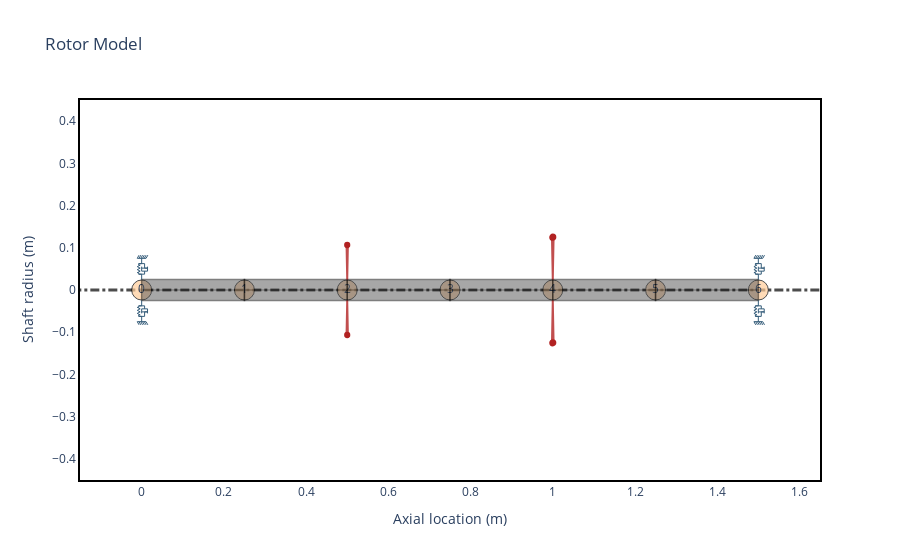

This figure's notebook cell:
### Code cell
L = 0.25
N = 6
idl = 0
odl = 0.05

shaft = [rs.ShaftElement(L=L, idl=idl, odl=odl, material=steel) for i in range(N)]
bearings = [
    rs.CylindricalBearing(
        n=0,
        speed=Q_(list(range(0, 5000, 50)), "RPM"),
        weight=525,
        bearing_length=Q_(30, "mm"),
        journal_diameter=Q_(100, "mm"),
        radial_clearance=Q_(0.1, "mm"),
        oil_viscosity=0.1,
    ),
    rs.CylindricalBearing(
        n=len(shaft),
        speed=Q_(list(range(0, 5000, 50)), "RPM"),
        weight=525,
        bearing_length=Q_(30, "mm"),
        journal_diameter=Q_(100, "mm"),
        radial_clearance=Q_(0.1, "mm"),
        oil_viscosity=0.1,
    ),    
]
disks = [
    rs.DiskElement.from_geometry(
        n=2, material=steel, width=0.07, i_d=odl, o_d=0.28, scale_factor="mass"
    ),
    rs.DiskElement.from_geometry(
        n=4, material=steel, width=0.07, i_d=odl, o_d=0.35, scale_factor="mass"
    ),
]

rotor = rs.Rotor(shaft_elements=shaft, disk_elements=disks, bearing_elements=bearings)
rotor.plot_rotor()

### Figure 1 — Plotly figure (JSON) as saved in the notebook; plotly's stock layout.template omitted (floating-point values rounded to 4 significant figures)
{"data": [{"hoverinfo": "none", "line": {"color": "black", "dash": "dashdot", "width": 3.0}, "mode": "lines", "opacity": 0.7, "showlegend": false, "type": "scatter", "x": [-0.3, 1.8], "y": [0, 0]}, {"hoverinfo": "none", "marker": {"color": "#ffcc99", "line": {"color": "black", "width": 1.0}, "opacity": 0.7, "size": 20}, "mode": "markers+text", "showlegend": false, "text": ["0", "1", "2", "3", "4", "5", "6"], "type": "scatter", "x": [0.0, 0.25, 0.5, 0.75, 1.0, 1.25, 1.5], "y": [0.0, 0.0, 0.0, 0.0, 0.0, 0.0, 0.0]}, {"customdata": [[0, 0.05, 0.0, 0.05, 0.0, 0.25, "steel"], [0, 0.05, 0.0, 0.05, 0.0, 0.25, "steel"], [0, 0.05, 0.0, 0.05, 0.0, 0.25, "steel"], [0, 0.05, 0.0, 0.05, 0.0, 0.25, "steel"], [0, 0.05, 0.0, 0.05, 0.0, 0.25, "steel"], [0, 0.05, 0.0, 0.05, 0.0, 0.25, "steel"], [0, 0.05, 0.0, 0.05, 0.0, 0.25, "steel"], [0, 0.05, 0.0, 0.05, 0.0, 0.25, "steel"], [0, 0.05, 0.0, 0.05, 0.0, 0.25, "steel"], [0, 0.05, 0.0, 0.05, 0.0, 0.25, "steel"]], "fill": "toself", "fillcolor": "#525252", "hoverinfo": "text", "hoverlabel": {"bgcolor": "#525252"}, "hoveron": "points+fills", "hovertemplate": "Element Number: 0<br>Left Outer Diameter: 0.05 m<br>Left Inner Diameter: 0.0 m<br>Right Outer Diameter: 0.05 m<br>Right Inner Diameter: 0.0 m<br>Element Length: 0.25 m<br>Material: steel<br>", "legendgroup": "Shaft", "line": {"color": "black", "width": 1.5}, "mode": "lines", "name": "ShaftElement 0", "opacity": 0.5, "showlegend": false, "text": "Element Number: 0<br>Left Outer Diameter: 0.05 m<br>Left Inner Diameter: 0.0 m<br>Right Outer Diameter: 0.05 m<br>Right Inner Diameter: 0.0 m<br>Element Length: 0.25 m<br>Material: steel<br>", "type": "scatter", "x": [0.0, 0.0, 0.25, 0.25, 0.0, 0.0, 0.0, 0.25, 0.25, 0.0], "y": [0.0, 0.025, 0.025, 0.0, 0.0, -0.0, -0.025, -0.025, -0.0, -0.0]}, {"customdata": [[1, 0.05, 0.0, 0.05, 0.0, 0.25, "steel"], [1, 0.05, 0.0, 0.05, 0.0, 0.25, "steel"], [1, 0.05, 0.0, 0.05, 0.0, 0.25, "steel"], [1, 0.05, 0.0, 0.05, 0.0, 0.25, "steel"], [1, 0.05, 0.0, 0.05, 0.0, 0.25, "steel"], [1, 0.05, 0.0, 0.05, 0.0, 0.25, "steel"], [1, 0.05, 0.0, 0.05, 0.0, 0.25, "steel"], [1, 0.05, 0.0, 0.05, 0.0, 0.25, "steel"], [1, 0.05, 0.0, 0.05, 0.0, 0.25, "steel"], [1, 0.05, 0.0, 0.05, 0.0, 0.25, "steel"]], "fill": "toself", "fillcolor": "#525252", "hoverinfo": "text", "hoverlabel": {"bgcolor": "#525252"}, "hoveron": "points+fills", "hovertemplate": "Element Number: 1<br>Left Outer Diameter: 0.05 m<br>Left Inner Diameter: 0.0 m<br>Right Outer Diameter: 0.05 m<br>Right Inner Diameter: 0.0 m<br>Element Length: 0.25 m<br>Material: steel<br>", "legendgroup": "Shaft", "line": {"color": "black", "width": 1.5}, "mode": "lines", "name": "ShaftElement 1", "opacity": 0.5, "showlegend": false, "text": "Element Number: 1<br>Left Outer Diameter: 0.05 m<br>Left Inner Diameter: 0.0 m<br>Right Outer Diameter: 0.05 m<br>Right Inner Diameter: 0.0 m<br>Element Length: 0.25 m<br>Material: steel<br>", "type": "scatter", "x": [0.25, 0.25, 0.5, 0.5, 0.25, 0.25, 0.25, 0.5, 0.5, 0.25], "y": [0.0, 0.025, 0.025, 0.0, 0.0, -0.0, -0.025, -0.025, -0.0, -0.0]}, {"customdata": [[2, 0.05, 0.0, 0.05, 0.0, 0.25, "steel"], [2, 0.05, 0.0, 0.05, 0.0, 0.25, "steel"], [2, 0.05, 0.0, 0.05, 0.0, 0.25, "steel"], [2, 0.05, 0.0, 0.05, 0.0, 0.25, "steel"], [2, 0.05, 0.0, 0.05, 0.0, 0.25, "steel"], [2, 0.05, 0.0, 0.05, 0.0, 0.25, "steel"], [2, 0.05, 0.0, 0.05, 0.0, 0.25, "steel"], [2, 0.05, 0.0, 0.05, 0.0, 0.25, "steel"], [2, 0.05, 0.0, 0.05, 0.0, 0.25, "steel"], [2, 0.05, 0.0, 0.05, 0.0, 0.25, "steel"]], "fill": "toself", "fillcolor": "#525252", "hoverinfo": "text", "hoverlabel": {"bgcolor": "#525252"}, "hoveron": "points+fills", "hovertemplate": "Element Number: 2<br>Left Outer Diameter: 0.05 m<br>Left Inner Diameter: 0.0 m<br>Right Outer Diameter: 0.05 m<br>Right Inner Diameter: 0.0 m<br>Element Length: 0.25 m<br>Material: steel<br>", "legendgroup": "Shaft", "line": {"color": "black", "width": 1.5}, "mode": "lines", "name": "ShaftElement 2", "opacity": 0.5, "showlegend": false, "text": "Element Number: 2<br>Left Outer Diameter: 0.05 m<br>Left Inner Diameter: 0.0 m<br>Right Outer Diameter: 0.05 m<br>Right Inner Diameter: 0.0 m<br>Element Length: 0.25 m<br>Material: steel<br>", "type": "scatter", "x": [0.5, 0.5, 0.75, 0.75, 0.5, 0.5, 0.5, 0.75, 0.75, 0.5], "y": [0.0, 0.025, 0.025, 0.0, 0.0, -0.0, -0.025, -0.025, -0.0, -0.0]}, {"customdata": [[3, 0.05, 0.0, 0.05, 0.0, 0.25, "steel"], [3, 0.05, 0.0, 0.05, 0.0, 0.25, "steel"], [3, 0.05, 0.0, 0.05, 0.0, 0.25, "steel"], [3, 0.05, 0.0, 0.05, 0.0, 0.25, "steel"], [3, 0.05, 0.0, 0.05, 0.0, 0.25, "steel"], [3, 0.05, 0.0, 0.05, 0.0, 0.25, "steel"], [3, 0.05, 0.0, 0.05, 0.0, 0.25, "steel"], [3, 0.05, 0.0, 0.05, 0.0, 0.25, "steel"], [3, 0.05, 0.0, 0.05, 0.0, 0.25, "steel"], [3, 0.05, 0.0, 0.05, 0.0, 0.25, "steel"]], "fill": "toself", "fillcolor": "#525252", "hoverinfo": "text", "hoverlabel": {"bgcolor": "#525252"}, "hoveron": "points+fills", "hovertemplate": "Element Number: 3<br>Left Outer Diameter: 0.05 m<br>Left Inner Diameter: 0.0 m<br>Right Outer Diameter: 0.05 m<br>Right Inner Diameter: 0.0 m<br>Element Length: 0.25 m<br>Material: steel<br>", "legendgroup": "Shaft", "line": {"color": "black", "width": 1.5}, "mode": "lines", "name": "ShaftElement 3", "opacity": 0.5, "showlegend": false, "text": "Element Number: 3<br>Left Outer Diameter: 0.05 m<br>Left Inner Diameter: 0.0 m<br>Right Outer Diameter: 0.05 m<br>Right Inner Diameter: 0.0 m<br>Element Length: 0.25 m<br>Material: steel<br>", "type": "scatter", "x": [0.75, 0.75, 1.0, 1.0, 0.75, 0.75, 0.75, 1.0, 1.0, 0.75], "y": [0.0, 0.025, 0.025, 0.0, 0.0, -0.0, -0.025, -0.025, -0.0, -0.0]}, {"customdata": [[4, 0.05, 0.0, 0.05, 0.0, 0.25, "steel"], [4, 0.05, 0.0, 0.05, 0.0, 0.25, "steel"], [4, 0.05, 0.0, 0.05, 0.0, 0.25, "steel"], [4, 0.05, 0.0, 0.05, 0.0, 0.25, "steel"], [4, 0.05, 0.0, 0.05, 0.0, 0.25, "steel"], [4, 0.05, 0.0, 0.05, 0.0, 0.25, "steel"], [4, 0.05, 0.0, 0.05, 0.0, 0.25, "steel"], [4, 0.05, 0.0, 0.05, 0.0, 0.25, "steel"], [4, 0.05, 0.0, 0.05, 0.0, 0.25, "steel"], [4, 0.05, 0.0, 0.05, 0.0, 0.25, "steel"]], "fill": "toself", "fillcolor": "#525252", "hoverinfo": "text", "hoverlabel": {"bgcolor": "#525252"}, "hoveron": "points+fills", "hovertemplate": "Element Number: 4<br>Left Outer Diameter: 0.05 m<br>Left Inner Diameter: 0.0 m<br>Right Outer Diameter: 0.05 m<br>Right Inner Diameter: 0.0 m<br>Element Length: 0.25 m<br>Material: steel<br>", "legendgroup": "Shaft", "line": {"color": "black", "width": 1.5}, "mode": "lines", "name": "ShaftElement 4", "opacity": 0.5, "showlegend": false, "text": "Element Number: 4<br>Left Outer Diameter: 0.05 m<br>Left Inner Diameter: 0.0 m<br>Right Outer Diameter: 0.05 m<br>Right Inner Diameter: 0.0 m<br>Element Length: 0.25 m<br>Material: steel<br>", "type": "scatter", "x": [1.0, 1.0, 1.25, 1.25, 1.0, 1.0, 1.0, 1.25, 1.25, 1.0], "y": [0.0, 0.025, 0.025, 0.0, 0.0, -0.0, -0.025, -0.025, -0.0, -0.0]}, {"customdata": [[5, 0.05, 0.0, 0.05, 0.0, 0.25, "steel"], [5, 0.05, 0.0, 0.05, 0.0, 0.25, "steel"], [5, 0.05, 0.0, 0.05, 0.0, 0.25, "steel"], [5, 0.05, 0.0, 0.05, 0.0, 0.25, "steel"], [5, 0.05, 0.0, 0.05, 0.0, 0.25, "steel"], [5, 0.05, 0.0, 0.05, 0.0, 0.25, "steel"], [5, 0.05, 0.0, 0.05, 0.0, 0.25, "steel"], [5, 0.05, 0.0, 0.05, 0.0, 0.25, "steel"], [5, 0.05, 0.0, 0.05, 0.0, 0.25, "steel"], [5, 0.05, 0.0, 0.05, 0.0, 0.25, "steel"]], "fill": "toself", "fillcolor": "#525252", "hoverinfo": "text", "hoverlabel": {"bgcolor": "#525252"}, "hoveron": "points+fills", "hovertemplate": "Element Number: 5<br>Left Outer Diameter: 0.05 m<br>Left Inner Diameter: 0.0 m<br>Right Outer Diameter: 0.05 m<br>Right Inner Diameter: 0.0 m<br>Element Length: 0.25 m<br>Material: steel<br>", "legendgroup": "Shaft", "line": {"color": "black", "width": 1.5}, "mode": "lines", "name": "ShaftElement 5", "opacity": 0.5, "showlegend": false, "text": "Element Number: 5<br>Left Outer Diameter: 0.05 m<br>Left Inner Diameter: 0.0 m<br>Right Outer Diameter: 0.05 m<br>Right Inner Diameter: 0.0 m<br>Element Length: 0.25 m<br>Material: steel<br>", "type": "scatter", "x": [1.25, 1.25, 1.5, 1.5, 1.25, 1.25, 1.25, 1.5, 1.5, 1.25], "y": [0.0, 0.025, 0.025, 0.0, 0.0, -0.0, -0.025, -0.025, -0.0, -0.0]}, {"customdata": [[2, 0.3296, 0.1781, 32.59], [2, 0.3296, 0.1781, 32.59], [2, 0.3296, 0.1781, 32.59], [2, 0.3296, 0.1781, 32.59], [2, 0.3296, 0.1781, 32.59], [2, 0.3296, 0.1781, 32.59], [2, 0.3296, 0.1781, 32.59], [2, 0.3296, 0.1781, 32.59], [2, 0.3296, 0.1781, 32.59]], "fill": "toself", "fillcolor": "Firebrick", "hoverinfo": "text", "hoverlabel": {"bgcolor": "Firebrick"}, "hoveron": "points+fills", "hovertemplate": "Disk Node: 2<br>Polar Inertia: 3.296e-01<br>Diametral Inertia: 1.781e-01<br>Disk mass: 32.590<br>", "legendgroup": "disks", "line": {"color": "Firebrick", "width": 2.0}, "mode": "lines", "name": "Disk 0", "opacity": 0.8, "showlegend": false, "text": "Disk Node: 2<br>Polar Inertia: 3.296e-01<br>Diametral Inertia: 1.781e-01<br>Disk mass: 32.590<br>", "type": "scatter", "x": [0.5, 0.5016, 0.4984, 0.5, null, 0.5, 0.5016, 0.4984, 0.5], "y": [0.025, 0.1066, 0.1066, 0.025, null, -0.025, -0.1066, -0.1066, -0.025]}, {"customdata": [[4, 0.8051, 0.4236, 51.53], [4, 0.8051, 0.4236, 51.53], [4, 0.8051, 0.4236, 51.53], [4, 0.8051, 0.4236, 51.53], [4, 0.8051, 0.4236, 51.53], [4, 0.8051, 0.4236, 51.53], [4, 0.8051, 0.4236, 51.53], [4, 0.8051, 0.4236, 51.53], [4, 0.8051, 0.4236, 51.53]], "fill": "toself", "fillcolor": "Firebrick", "hoverinfo": "text", "hoverlabel": {"bgcolor": "Firebrick"}, "hoveron": "points+fills", "hovertemplate": "Disk Node: 4<br>Polar Inertia: 8.051e-01<br>Diametral Inertia: 4.236e-01<br>Disk mass: 51.525<br>", "legendgroup": "disks", "line": {"color": "Firebrick", "width": 2.0}, "mode": "lines", "name": "Disk 1", "opacity": 0.8, "showlegend": false, "text": "Disk Node: 4<br>Polar Inertia: 8.051e-01<br>Diametral Inertia: 4.236e-01<br>Disk mass: 51.525<br>", "type": "scatter", "x": [1.0, 1.002, 0.998, 1.0, null, 1.0, 1.002, 0.998, 1.0], "y": [0.025, 0.125, 0.125, 0.025, null, -0.025, -0.125, -0.125, -0.025]}, {"hoverinfo": "none", "legendgroup": "bearings", "line": {"color": "#355d7a", "width": 1}, "mode": "lines", "name": "Bearing 0", "showlegend": false, "type": "scatter", "x": [0.0, 0.0, -0.007143, 0.007143], "y": [0.025, 0.0375, 0.0375, 0.0375]}, {"hoverinfo": "none", "legendgroup": "bearings", "line": {"color": "#355d7a", "width": 1}, "mode": "lines", "name": "Bearing 0", "showlegend": false, "type": "scatter", "x": [0.0, 0.0, -0.007143, 0.007143], "y": [-0.025, -0.0375, -0.0375, -0.0375]}, {"hoverinfo": "none", "legendgroup": "bearings", "line": {"color": "#355d7a", "width": 1}, "mode": "lines", "name": "Bearing 0", "showlegend": false, "type": "scatter", "x": [0.0, 0.0, -0.007143, 0.007143], "y": [0.075, 0.0625, 0.0625, 0.0625]}, {"hoverinfo": "none", "legendgroup": "bearings", "line": {"color": "#355d7a", "width": 1}, "mode": "lines", "name": "Bearing 0", "showlegend": false, "type": "scatter", "x": [0.0, 0.0, -0.007143, 0.007143], "y": [-0.075, -0.0625, -0.0625, -0.0625]}, {"hoverinfo": "none", "legendgroup": "bearings", "line": {"color": "#355d7a", "width": 1}, "mode": "lines", "name": "Bearing 0", "showlegend": false, "type": "scatter", "x": [-0.01071, 0.01071], "y": [0.075, 0.075]}, {"hoverinfo": "none", "legendgroup": "bearings", "line": {"color": "#355d7a", "width": 1}, "mode": "lines", "name": "Bearing 0", "showlegend": false, "type": "scatter", "x": [-0.01071, 0.01071], "y": [-0.075, -0.075]}, {"hoverinfo": "none", "legendgroup": "bearings", "line": {"color": "#355d7a", "width": 1}, "mode": "lines", "name": "Bearing 0", "showlegend": false, "type": "scatter", "x": [-0.01071, -0.006429], "y": [0.075, 0.0825]}, {"hoverinfo": "none", "legendgroup": "bearings", "line": {"color": "#355d7a", "width": 1}, "mode": "lines", "name": "Bearing 0", "showlegend": false, "type": "scatter", "x": [-0.01071, -0.006429], "y": [-0.075, -0.0825]}, {"hoverinfo": "none", "legendgroup": "bearings", "line": {"color": "#355d7a", "width": 1}, "mode": "lines", "name": "Bearing 0", "showlegend": false, "type": "scatter", "x": [-0.006429, -0.002143], "y": [0.075, 0.0825]}, {"hoverinfo": "none", "legendgroup": "bearings", "line": {"color": "#355d7a", "width": 1}, "mode": "lines", "name": "Bearing 0", "showlegend": false, "type": "scatter", "x": [-0.006429, -0.002143], "y": [-0.075, -0.0825]}, {"hoverinfo": "none", "legendgroup": "bearings", "line": {"color": "#355d7a", "width": 1}, "mode": "lines", "name": "Bearing 0", "showlegend": false, "type": "scatter", "x": [-0.002143, 0.002143], "y": [0.075, 0.0825]}, {"hoverinfo": "none", "legendgroup": "bearings", "line": {"color": "#355d7a", "width": 1}, "mode": "lines", "name": "Bearing 0", "showlegend": false, "type": "scatter", "x": [-0.002143, 0.002143], "y": [-0.075, -0.0825]}, {"hoverinfo": "none", "legendgroup": "bearings", "line": {"color": "#355d7a", "width": 1}, "mode": "lines", "name": "Bearing 0", "showlegend": false, "type": "scatter", "x": [0.002143, 0.006429], "y": [0.075, 0.0825]}, {"hoverinfo": "none", "legendgroup": "bearings", "line": {"color": "#355d7a", "width": 1}, "mode": "lines", "name": "Bearing 0", "showlegend": false, "type": "scatter", "x": [0.002143, 0.006429], "y": [-0.075, -0.0825]}, {"hoverinfo": "none", "legendgroup": "bearings", "line": {"color": "#355d7a", "width": 1}, "mode": "lines", "name": "Bearing 0", "showlegend": false, "type": "scatter", "x": [0.006429, 0.01071], "y": [0.075, 0.0825]}, {"hoverinfo": "none", "legendgroup": "bearings", "line": {"color": "#355d7a", "width": 1}, "mode": "lines", "name": "Bearing 0", "showlegend": false, "type": "scatter", "x": [0.006429, 0.01071], "y": [-0.075, -0.0825]}, {"hoverinfo": "none", "legendgroup": "bearings", "line": {"color": "#355d7a", "width": 1}, "mode": "lines", "name": "Bearing 0", "showlegend": false, "type": "scatter", "x": [0.01071, 0.015], "y": [0.075, 0.0825]}, {"hoverinfo": "none", "legendgroup": "bearings", "line": {"color": "#355d7a", "width": 1}, "mode": "lines", "name": "Bearing 0", "showlegend": false, "type": "scatter", "x": [0.01071, 0.015], "y": [-0.075, -0.0825]}, {"hoverinfo": "none", "legendgroup": "bearings", "line": {"color": "#355d7a", "width": 1}, "mode": "lines", "name": "Bearing 0", "showlegend": false, "type": "scatter", "x": [-0.007143, -0.007143, -0.01071, -0.003571, -0.01071, -0.003571, -0.01071, -0.003571, -0.007143, -0.007143], "y": [0.0375, 0.04107, 0.04107, 0.04464, 0.04821, 0.05179, 0.05536, 0.05893, 0.05893, 0.0625]}, {"hoverinfo": "none", "legendgroup": "bearings", "line": {"color": "#355d7a", "width": 1}, "mode": "lines", "name": "Bearing 0", "showlegend": false, "type": "scatter", "x": [-0.007143, -0.007143, -0.01071, -0.003571, -0.01071, -0.003571, -0.01071, -0.003571, -0.007143, -0.007143], "y": [-0.0375, -0.04107, -0.04107, -0.04464, -0.04821, -0.05179, -0.05536, -0.05893, -0.05893, -0.0625]}, {"hoverinfo": "none", "legendgroup": "bearings", "line": {"color": "#355d7a", "width": 1}, "mode": "lines", "name": "Bearing 0", "showlegend": false, "type": "scatter", "x": [0.007143, 0.007143], "y": [0.0375, 0.04464]}, {"hoverinfo": "none", "legendgroup": "bearings", "line": {"color": "#355d7a", "width": 1}, "mode": "lines", "name": "Bearing 0", "showlegend": false, "type": "scatter", "x": [0.007143, 0.007143], "y": [-0.0375, -0.04464]}, {"hoverinfo": "none", "legendgroup": "bearings", "line": {"color": "#355d7a", "width": 1}, "mode": "lines", "name": "Bearing 0", "showlegend": false, "type": "scatter", "x": [0.0, 0.0, 0.01429, 0.01429], "y": [0.05536, 0.04464, 0.04464, 0.05536]}, {"hoverinfo": "none", "legendgroup": "bearings", "line": {"color": "#355d7a", "width": 1}, "mode": "lines", "name": "Bearing 0", "showlegend": false, "type": "scatter", "x": [0.0, 0.0, 0.01429, 0.01429], "y": [-0.05536, -0.04464, -0.04464, -0.05536]}, {"hoverinfo": "none", "legendgroup": "bearings", "line": {"color": "#355d7a", "width": 1}, "mode": "lines", "name": "Bearing 0", "showlegend": false, "type": "scatter", "x": [0.0, 0.01429, 0.007143, 0.007143], "y": [0.05179, 0.05179, 0.05179, 0.0625]}, {"hoverinfo": "none", "legendgroup": "bearings", "line": {"color": "#355d7a", "width": 1}, "mode": "lines", "name": "Bearing 0", "showlegend": false, "type": "scatter", "x": [0.0, 0.01429, 0.007143, 0.007143], "y": [-0.05179, -0.05179, -0.05179, -0.0625]}, {"hoverinfo": "none", "legendgroup": "bearings", "line": {"color": "#355d7a", "width": 1}, "mode": "lines", "name": "Bearing 1", "showlegend": false, "type": "scatter", "x": [1.5, 1.5, 1.493, 1.507], "y": [0.025, 0.0375, 0.0375, 0.0375]}, {"hoverinfo": "none", "legendgroup": "bearings", "line": {"color": "#355d7a", "width": 1}, "mode": "lines", "name": "Bearing 1", "showlegend": false, "type": "scatter", "x": [1.5, 1.5, 1.493, 1.507], "y": [-0.025, -0.0375, -0.0375, -0.0375]}, {"hoverinfo": "none", "legendgroup": "bearings", "line": {"color": "#355d7a", "width": 1}, "mode": "lines", "name": "Bearing 1", "showlegend": false, "type": "scatter", "x": [1.5, 1.5, 1.493, 1.507], "y": [0.075, 0.0625, 0.0625, 0.0625]}, {"hoverinfo": "none", "legendgroup": "bearings", "line": {"color": "#355d7a", "width": 1}, "mode": "lines", "name": "Bearing 1", "showlegend": false, "type": "scatter", "x": [1.5, 1.5, 1.493, 1.507], "y": [-0.075, -0.0625, -0.0625, -0.0625]}, {"hoverinfo": "none", "legendgroup": "bearings", "line": {"color": "#355d7a", "width": 1}, "mode": "lines", "name": "Bearing 1", "showlegend": false, "type": "scatter", "x": [1.489, 1.511], "y": [0.075, 0.075]}, {"hoverinfo": "none", "legendgroup": "bearings", "line": {"color": "#355d7a", "width": 1}, "mode": "lines", "name": "Bearing 1", "showlegend": false, "type": "scatter", "x": [1.489, 1.511], "y": [-0.075, -0.075]}, {"hoverinfo": "none", "legendgroup": "bearings", "line": {"color": "#355d7a", "width": 1}, "mode": "lines", "name": "Bearing 1", "showlegend": false, "type": "scatter", "x": [1.489, 1.494], "y": [0.075, 0.0825]}, {"hoverinfo": "none", "legendgroup": "bearings", "line": {"color": "#355d7a", "width": 1}, "mode": "lines", "name": "Bearing 1", "showlegend": false, "type": "scatter", "x": [1.489, 1.494], "y": [-0.075, -0.0825]}, {"hoverinfo": "none", "legendgroup": "bearings", "line": {"color": "#355d7a", "width": 1}, "mode": "lines", "name": "Bearing 1", "showlegend": false, "type": "scatter", "x": [1.494, 1.498], "y": [0.075, 0.0825]}, {"hoverinfo": "none", "legendgroup": "bearings", "line": {"color": "#355d7a", "width": 1}, "mode": "lines", "name": "Bearing 1", "showlegend": false, "type": "scatter", "x": [1.494, 1.498], "y": [-0.075, -0.0825]}, {"hoverinfo": "none", "legendgroup": "bearings", "line": {"color": "#355d7a", "width": 1}, "mode": "lines", "name": "Bearing 1", "showlegend": false, "type": "scatter", "x": [1.498, 1.502], "y": [0.075, 0.0825]}, {"hoverinfo": "none", "legendgroup": "bearings", "line": {"color": "#355d7a", "width": 1}, "mode": "lines", "name": "Bearing 1", "showlegend": false, "type": "scatter", "x": [1.498, 1.502], "y": [-0.075, -0.0825]}, {"hoverinfo": "none", "legendgroup": "bearings", "line": {"color": "#355d7a", "width": 1}, "mode": "lines", "name": "Bearing 1", "showlegend": false, "type": "scatter", "x": [1.502, 1.506], "y": [0.075, 0.0825]}, {"hoverinfo": "none", "legendgroup": "bearings", "line": {"color": "#355d7a", "width": 1}, "mode": "lines", "name": "Bearing 1", "showlegend": false, "type": "scatter", "x": [1.502, 1.506], "y": [-0.075, -0.0825]}, {"hoverinfo": "none", "legendgroup": "bearings", "line": {"color": "#355d7a", "width": 1}, "mode": "lines", "name": "Bearing 1", "showlegend": false, "type": "scatter", "x": [1.506, 1.511], "y": [0.075, 0.0825]}, {"hoverinfo": "none", "legendgroup": "bearings", "line": {"color": "#355d7a", "width": 1}, "mode": "lines", "name": "Bearing 1", "showlegend": false, "type": "scatter", "x": [1.506, 1.511], "y": [-0.075, -0.0825]}, {"hoverinfo": "none", "legendgroup": "bearings", "line": {"color": "#355d7a", "width": 1}, "mode": "lines", "name": "Bearing 1", "showlegend": false, "type": "scatter", "x": [1.511, 1.515], "y": [0.075, 0.0825]}, {"hoverinfo": "none", "legendgroup": "bearings", "line": {"color": "#355d7a", "width": 1}, "mode": "lines", "name": "Bearing 1", "showlegend": false, "type": "scatter", "x": [1.511, 1.515], "y": [-0.075, -0.0825]}, {"hoverinfo": "none", "legendgroup": "bearings", "line": {"color": "#355d7a", "width": 1}, "mode": "lines", "name": "Bearing 1", "showlegend": false, "type": "scatter", "x": [1.493, 1.493, 1.489, 1.496, 1.489, 1.496, 1.489, 1.496, 1.493, 1.493], "y": [0.0375, 0.04107, 0.04107, 0.04464, 0.04821, 0.05179, 0.05536, 0.05893, 0.05893, 0.0625]}, {"hoverinfo": "none", "legendgroup": "bearings", "line": {"color": "#355d7a", "width": 1}, "mode": "lines", "name": "Bearing 1", "showlegend": false, "type": "scatter", "x": [1.493, 1.493, 1.489, 1.496, 1.489, 1.496, 1.489, 1.496, 1.493, 1.493], "y": [-0.0375, -0.04107, -0.04107, -0.04464, -0.04821, -0.05179, -0.05536, -0.05893, -0.05893, -0.0625]}, {"hoverinfo": "none", "legendgroup": "bearings", "line": {"color": "#355d7a", "width": 1}, "mode": "lines", "name": "Bearing 1", "showlegend": false, "type": "scatter", "x": [1.507, 1.507], "y": [0.0375, 0.04464]}, {"hoverinfo": "none", "legendgroup": "bearings", "line": {"color": "#355d7a", "width": 1}, "mode": "lines", "name": "Bearing 1", "showlegend": false, "type": "scatter", "x": [1.507, 1.507], "y": [-0.0375, -0.04464]}, {"hoverinfo": "none", "legendgroup": "bearings", "line": {"color": "#355d7a", "width": 1}, "mode": "lines", "name": "Bearing 1", "showlegend": false, "type": "scatter", "x": [1.5, 1.5, 1.514, 1.514], "y": [0.05536, 0.04464, 0.04464, 0.05536]}, {"hoverinfo": "none", "legendgroup": "bearings", "line": {"color": "#355d7a", "width": 1}, "mode": "lines", "name": "Bearing 1", "showlegend": false, "type": "scatter", "x": [1.5, 1.5, 1.514, 1.514], "y": [-0.05536, -0.04464, -0.04464, -0.05536]}, {"hoverinfo": "none", "legendgroup": "bearings", "line": {"color": "#355d7a", "width": 1}, "mode": "lines", "name": "Bearing 1", "showlegend": false, "type": "scatter", "x": [1.5, 1.514, 1.507, 1.507], "y": [0.05179, 0.05179, 0.05179, 0.0625]}, {"hoverinfo": "none", "legendgroup": "bearings", "line": {"color": "#355d7a", "width": 1}, "mode": "lines", "name": "Bearing 1", "showlegend": false, "type": "scatter", "x": [1.5, 1.514, 1.507, 1.507], "y": [-0.05179, -0.05179, -0.05179, -0.0625]}], "layout": {"shapes": [{"fillcolor": "Firebrick", "line": {"color": "Firebrick"}, "type": "circle", "x0": 0.4949, "x1": 0.5051, "xref": "x", "y0": 0.1015, "y1": 0.1117, "yref": "y"}, {"fillcolor": "Firebrick", "line": {"color": "Firebrick"}, "type": "circle", "x0": 0.4949, "x1": 0.5051, "xref": "x", "y0": -0.1117, "y1": -0.1015, "yref": "y"}, {"fillcolor": "Firebrick", "line": {"color": "Firebrick"}, "type": "circle", "x0": 0.9938, "x1": 1.006, "xref": "x", "y0": 0.1187, "y1": 0.1313, "yref": "y"}, {"fillcolor": "Firebrick", "line": {"color": "Firebrick"}, "type": "circle", "x0": 0.9938, "x1": 1.006, "xref": "x", "y0": -0.1313, "y1": -0.1187, "yref": "y"}], "title": {"text": "Rotor Model"}, "xaxis": {"mirror": true, "range": [-0.15, 1.65], "showgrid": false, "title": {"text": "Axial location (m)"}}, "yaxis": {"mirror": true, "range": [-0.45, 0.45], "showgrid": false, "title": {"text": "Shaft radius (m)"}}}}
